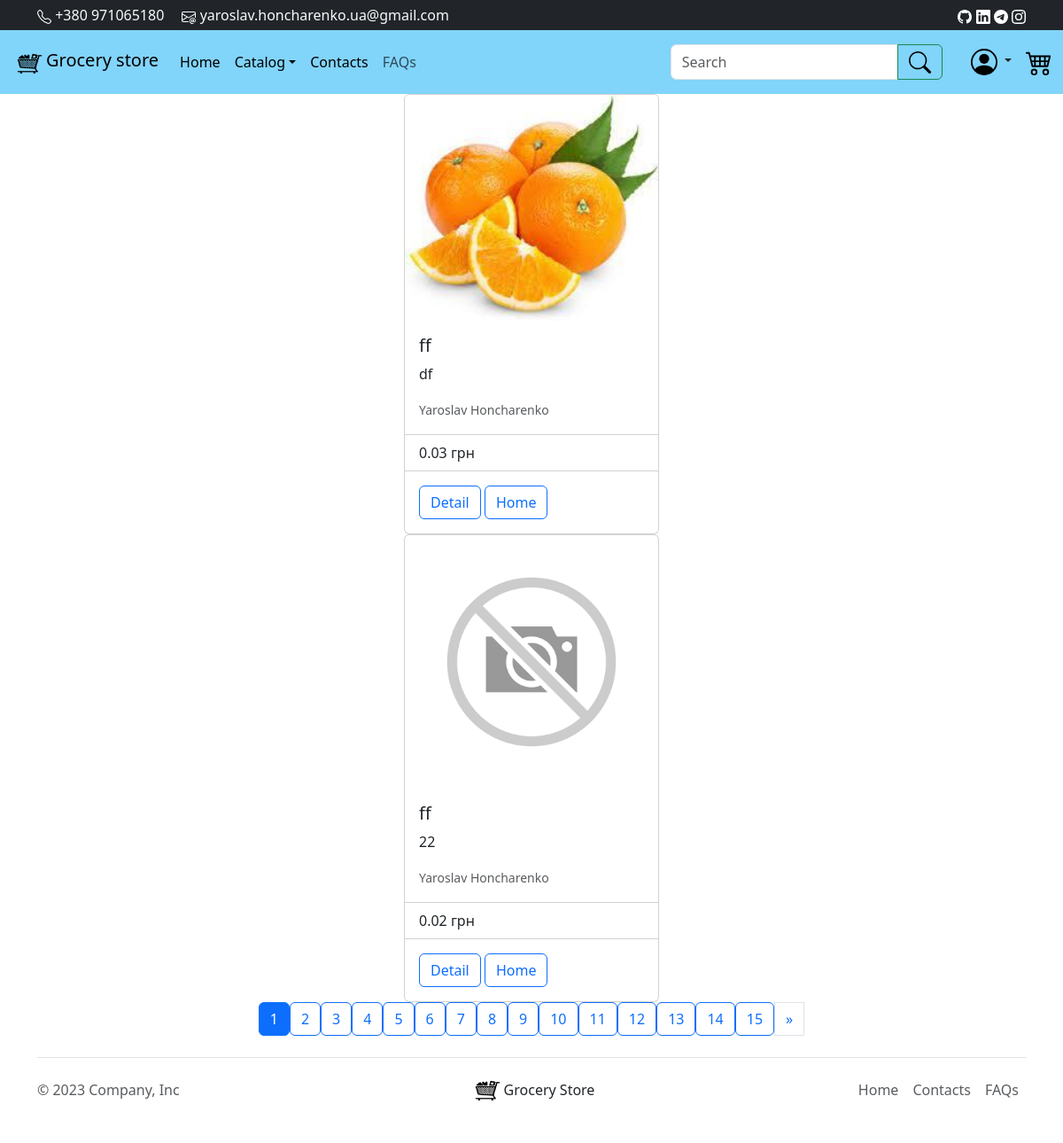
/search/, run on an earlier commit of the app's database.
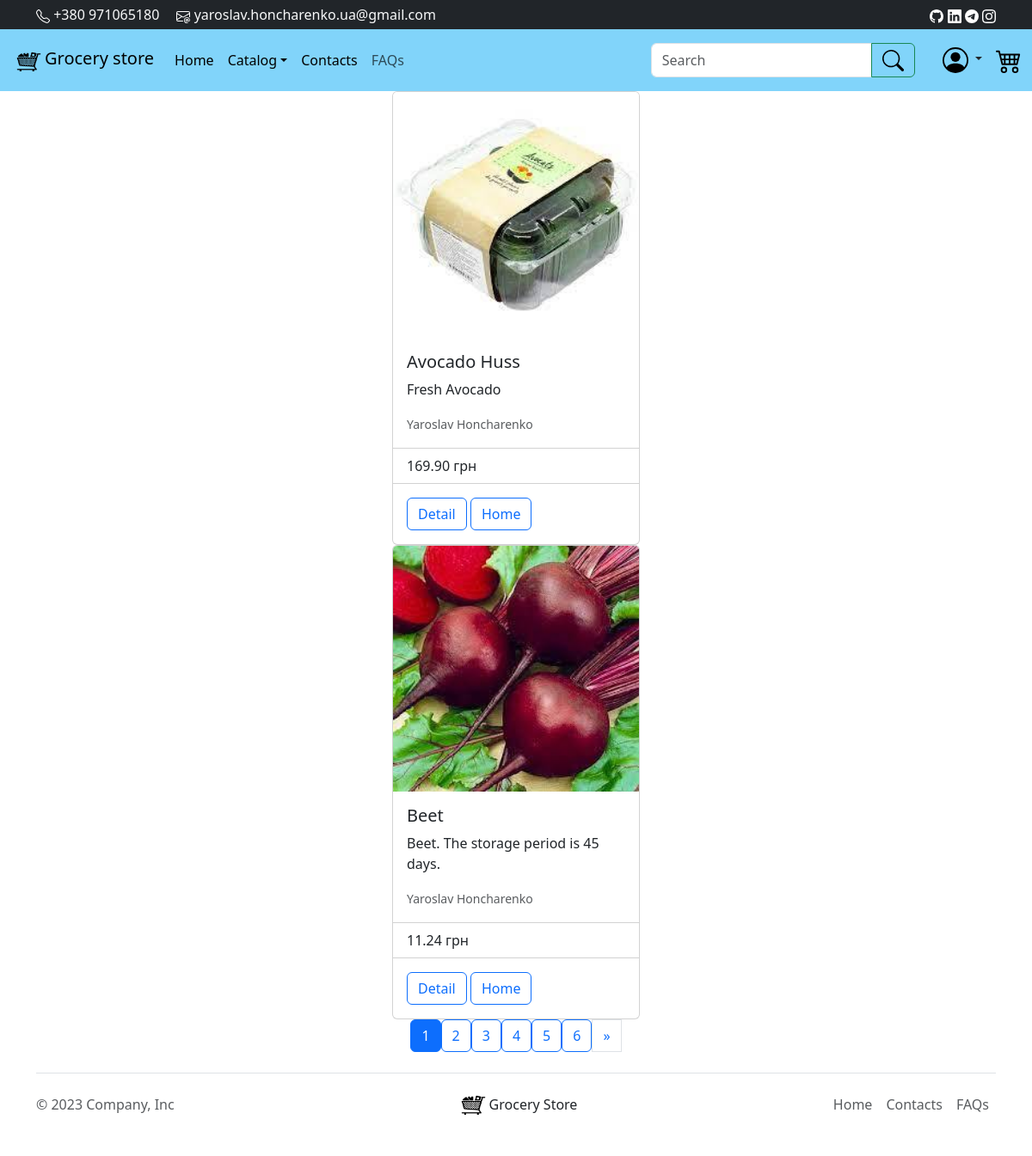
And on a later commit of the database.
### New_Shop/models.py (models this page shows, shortened)
class Product(models.Model):
    user = models.ForeignKey(
        settings.AUTH_USER_MODEL,
        default=1, blank=False, null=True,
        on_delete=models.SET_NULL,
    )
    name = models.CharField(max_length=200, blank=False, db_index=True)
    slug = AutoSlugField(populate_from='name', unique=True, null=True)
    price = models.DecimalField(max_digits=10, decimal_places=2, default=00.00)
    description = models.TextField(max_length=600, blank=False)
    category = models.ForeignKey(Category, related_name='products', on_delete=models.CASCADE)
    product_img = models.ImageField(
        upload_to=upload_location_product,
        blank=True, null=True,
        height_field='height_field',
        width_field='width_field'
    )
    height_field = models.IntegerField(default=0)
    width_field = models.IntegerField(default=0)
    stock = models.PositiveIntegerField(null=True, default=0)  # Поле для зберігання залишків продукта
    available = models.BooleanField(default=True)  # Покаже чи доступний чи ні продукт
    created = models.DateTimeField(auto_now_add=True, null=True)
    updated = models.DateTimeField(auto_now=True, null=True)
    class Meta:
        ordering = ('name',)
        index_together = (('id', 'slug'),)
    def get_absolute_url(self):
        return reverse('New_Shop:detail',
                       args=[self.id, self.slug])

### New_Shop/views.py (the view)
# urls.py: path('search/', product, name='search'),
def product(request, category_slug=None):
    query = request.GET.get('q')
    if category_slug:
        category = get_object_or_404(Category, slug=category_slug)
        queryset = Product.objects.filter(category=category)
    else:
        if query:
            queryset = Product.objects.filter(Q(name__icontains=query) | Q(description__icontains=query))
        else:
            queryset = Product.objects.all()
    category_list = Category.objects.all()
    paginator = Paginator(queryset, 2)
    page_request_var = 'page'
    page = request.GET.get(page_request_var)
    try:
        queryset = paginator.page(page)
    except PageNotAnInteger:
        queryset = paginator.page(1)
    except EmptyPage:
        queryset = paginator.page(paginator.num_pages)
    context = {
        'title': 'Product',
        'objects_list': queryset,
        'categories': category_list,
        'search_query': query,
        'page_request_var': page_request_var
    }
    return render(request, 'product.html', context)

### templates/product.html (shortened to what this page needs)
{% extends 'base.html' %}
{% load static %}
{% block content %}
{% for object in objects_list%}
    <div class="card mx-auto" style="width: 18rem;">
        {% if object.product_img %}
            <a href="{{ object.get_absolute_url }}">
                <img src="{{ object.product_img.url }}" class="card-img-top" alt="img"></a>
        {% else %}
            <a href="{{ object.get_absolute_url }}">
                <img src="{% static 'img/no_image.png' %}" class="img-fluid rounded-start" alt="img"></a>
        {% endif %}
        <div class="card-body">
            <h5 class="card-title">{{ object.name }}</h5>
            <p class="card-text">{{ object.description }}</p>
            {% if object.user.get_full_name %}
                    <p class="card-text"><small class="text-muted">{{ object.user.get_full_name }}</small></p>
            {% endif %}
        </div>
        <ul class="list-group list-group-flush">
            <li class="list-group-item">{{ object.price }} грн</li>
        </ul>
        <div class="card-body">
            <button onclick="location.href='{{ object.get_absolute_url }}'"
                    type="button" class="btn btn-outline-primary">Detail</button>
            <button onclick="location.href='/'" type="button" class="btn btn-outline-primary">
                Home</button>
        </div>
    </div>
{% endfor %}
<nav aria-label="Page navigation example">
    <ul class="pagination justify-content-center">
        {% for page_number in objects_list.paginator.page_range %}
            {% if objects_list.number == page_number %}
                <button class="btn btn-outline-primary active">
                    <span>{{ page_number }} </span>
                </button>
            {% else %}
                <a href="?{{ page_request_var }}={{ page_number }}{% if search_query %}&q={{ search_query }}{% endif %}" class="btn btn-outline-primary">
                    {{ page_number }}
                </a>
            {% endif %}
        {% endfor %}
        {% if objects_list.has_next %}
            <a class="page-link" href="??{{ page_request_var }}={{ objects_list.next_page_number }}{% if search_query %}&q={{ search_query }}{% endif %}" aria-label="Next">
                <span aria-hidden="true">&raquo;</span>
            </a>
        {% endif %}
    </ul>
</nav>
{% endblock content %}

What changed in the data, as far as the page shows it:
removed Product: product_img (picture), name "ff", description "df", user.get_full_name "Yaroslav Honcharenko", price "0.03"
removed Product: name "ff", description "22", user.get_full_name "Yaroslav Honcharenko", price "0.02"
now on this page (row edited): Product: product_img (picture), name "Avocado Huss", description "Fresh Avocado", user.get_full_name "Yaroslav Honcharenko", price "169.90"
now on this page (row edited): Product: product_img (picture), name "Beet", description "Beet. The storage period is 45 days.", user.get_full_name "Yaroslav Honcharenko", price "11.24"
Also different on the page:
list line gone: "7"
list line gone: "8"
list line gone: "9"
list line gone: "10"
list line gone: "11"
list line gone: "12"
list line gone: "13"
list line gone: "14"
list line gone: "15"
